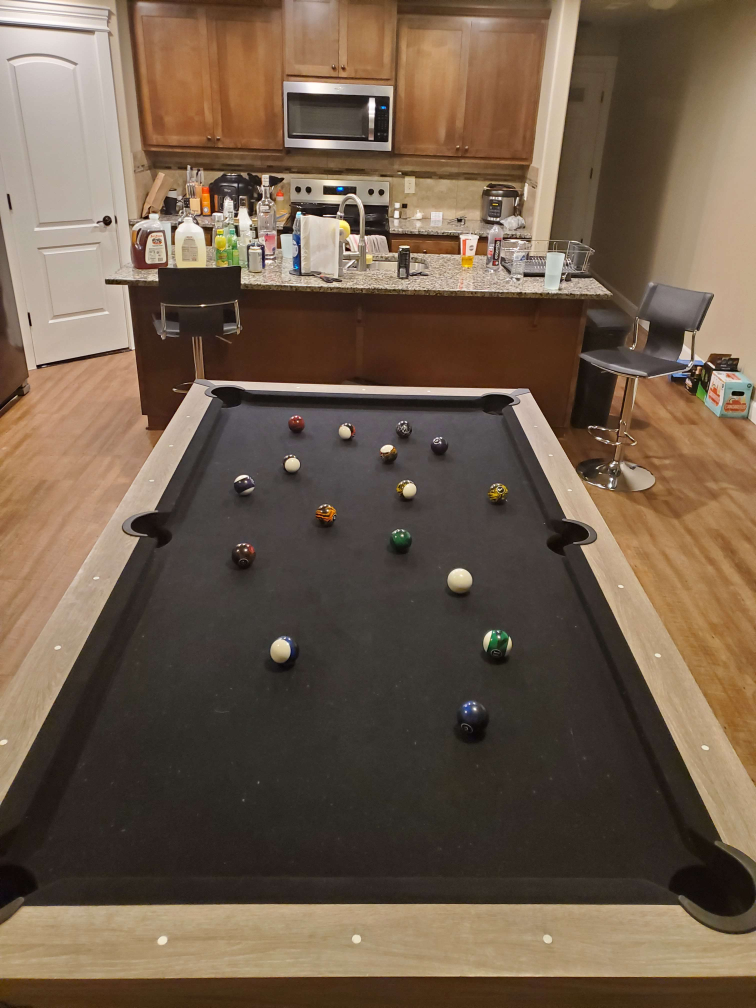
#> input picture 20250615_003529.jpg, 3024 x 4032 px (shown at 1/4 size)
$ python test.py
#> lines starting #> are read from the running program, lines starting #| are printed output that depends on the picture; after the words box and inside, x2 and y2 are one past the last pixel; in counts of white or black regions, pixels touching at a corner belong together
### utils.py
import cv2
def scaled_imshow(image, scale=1.0, window_name='Image', waitkey=1):
    """Display an image in a window with scaling."""
    if scale <= 0:
        raise ValueError("Scale must be a positive number.")

    height, width = image.shape[:2]
    new_size = (int(width * scale), int(height * scale))
    resized_image = cv2.resize(image, new_size)

    cv2.imshow(window_name, resized_image)
    cv2.waitKey(waitkey)

### lines.py
import cv2
import numpy as np
import math

def calculate_line_length(line):
    """Calculate the length of a line segment"""
    x1, y1, x2, y2 = line
    return np.sqrt((x2 - x1)**2 + (y2 - y1)**2)

# [288 lines left out: functions calculate_line_angle, _cartesian_to_polar, _merge_collinear_lines, condense_lines, find_table_corners_from_edges, not called in this run]

### test.py
import cv2
import numpy as np
from utils import scaled_imshow
from lines import calculate_line_length, calculate_line_angle

def detect_black_table_threshold_140(image):
    """Detect black pool table using threshold 140 and finding largest black contour"""
    hsv = cv2.cvtColor(image, cv2.COLOR_BGR2HSV)
    v_channel = hsv[:,:,2]

    # Create mask for dark areas (below threshold 140)
    black_mask = np.zeros(hsv.shape[:2], dtype=np.uint8)
    black_mask[v_channel < 140] = 255

    # scaled_imshow(black_mask, 0.25, "Black Areas (< 140)")
    return black_mask

def find_largest_black_contour(black_mask, original_image):
    """Find the largest black contour and clean it up"""

    # Clean up the mask with morphological operations
    # First erode to separate nearby black regions
    kernel_erode = np.ones((5,5), np.uint8)
    eroded = cv2.erode(black_mask, kernel_erode, iterations=2)
    # scaled_imshow(dilated, 0.25, "Dilated Black Mask")

    # Then apply closing to fill gaps
    kernel_close = np.ones((7,7), np.uint8)
    kernel_open = np.ones((7,7), np.uint8)
    opened = cv2.morphologyEx(eroded, cv2.MORPH_OPEN, kernel_close, iterations=3)
    cleaned = cv2.morphologyEx(opened, cv2.MORPH_CLOSE, kernel_open, iterations=1)
    # scaled_imshow(cleaned, 0.25, "Cleaned Black Mask")

    # Find all contours
    contours, _ = cv2.findContours(cleaned, cv2.RETR_EXTERNAL, cv2.CHAIN_APPROX_SIMPLE)

    if not contours:
        print("No contours found!")
        return None, None, None

    # Find the largest contour by area
    largest_contour = max(contours, key=cv2.contourArea)
    largest_area = cv2.contourArea(largest_contour)

    print(f"Found {len(contours)} contours")
    print(f"Largest contour area: {largest_area}")

    # Create mask with only the largest contour
    table_mask = np.zeros_like(cleaned)
    cv2.drawContours(table_mask, [largest_contour], -1, 255, -1)
    scaled_imshow(table_mask, 0.1, "Largest Black Contour (Table)")

    # Get bounding rectangle
    x, y, w, h = cv2.boundingRect(largest_contour)
    aspect_ratio = w / h

    # Draw bounding rectangle on original image
    result_image = original_image.copy()
    cv2.rectangle(result_image, (x, y), (x+w, y+h), (0, 255, 0), 3)
    cv2.putText(result_image, f"Table AR: {aspect_ratio:.2f}",
               (x, y-10), cv2.FONT_HERSHEY_SIMPLEX, 1, (0, 255, 0), 2)

    # scaled_imshow(result_image, 0.25, "Detected Table (Bounding Box)")

    # Also fit a rotated rectangle for better accuracy
    rect = cv2.minAreaRect(largest_contour)
    box = cv2.boxPoints(rect)
    box = np.int32(box)

    rotated_result = original_image.copy()
    cv2.drawContours(rotated_result, [box], 0, (255, 0, 0), 3)

    # Calculate rotated aspect ratio
    width, height = rect[1]
    if width > height:
        rot_aspect_ratio = width / height
    else:
        rot_aspect_ratio = height / width

    cv2.putText(rotated_result, f"Rotated AR: {rot_aspect_ratio:.2f}",
               (int(rect[0][0]), int(rect[0][1])-10),
               cv2.FONT_HERSHEY_SIMPLEX, 1, (255, 0, 0), 2)

    # scaled_imshow(rotated_result, 0.25, "Rotated Rectangle Fit")

    return table_mask, (x, y, w, h), rect

def detect_table_edges_from_contour(table_mask, original_image, min_line_length=150):
    """Use table contour to detect table edges and filter by length"""

    # Find edges of the table region
    edges = cv2.Canny(table_mask, 50, 150)
    # scaled_imshow(edges, 0.25, "Table Edges")

    # Dilate edges to connect nearby segments
    kernel = np.ones((3,3), np.uint8)
    dilated_edges = cv2.dilate(edges, kernel, iterations=2)
    scaled_imshow(dilated_edges, 0.1, "Dilated Edges")

    # Find lines using Hough transform
    lines = cv2.HoughLinesP(dilated_edges, 1, np.pi/180, threshold=50,
                           minLineLength=100, maxLineGap=20)

    line_image = original_image.copy()
    filtered_lines = []

    if lines is not None:
        print(f"Found {len(lines)} total lines")

        # Filter lines by length
        for line in lines:
            length = calculate_line_length(line)
            if length >= min_line_length:
                filtered_lines.append(line)

        print(f"Filtered to {len(filtered_lines)} lines >= {min_line_length} pixels")

        # Draw all lines in light color
        for line in lines:
            x1, y1, x2, y2 = line[0]
            cv2.line(line_image, (x1, y1), (x2, y2), (100, 100, 100), 1)

        # Draw filtered lines in bright color
        for line in filtered_lines:
            x1, y1, x2, y2 = line[0]
            length = calculate_line_length(line)
            angle = calculate_line_angle(line)
            cv2.line(line_image, (x1, y1), (x2, y2), (0, 255, 0), 3)
            # Add length annotation
            mid_x, mid_y = (x1 + x2) // 2, (y1 + y2) // 2
            cv2.putText(line_image, f"{length:.0f}", (mid_x, mid_y),
                       cv2.FONT_HERSHEY_SIMPLEX, 0.5, (255, 255, 0), 1)

    scaled_imshow(line_image, 0.1, "Filtered Table Edge Lines")
    return filtered_lines

def main():
    # [5 lines of commented-out code are left out]
    image = cv2.imread('20250615_003529.jpg')
#> image is the input picture: shape (4032, 3024, 3); mean B, G, R 74.9, 92.6, 111.5
    if image is None:
        print("Error: Could not load image. Check file path.")
        return


    scaled_imshow(image, 0.1, "Original Image")

    black_mask = detect_black_table_threshold_140(image)
#> in detect_black_table_threshold_140, `v_channel = hsv[:,:,2]`:
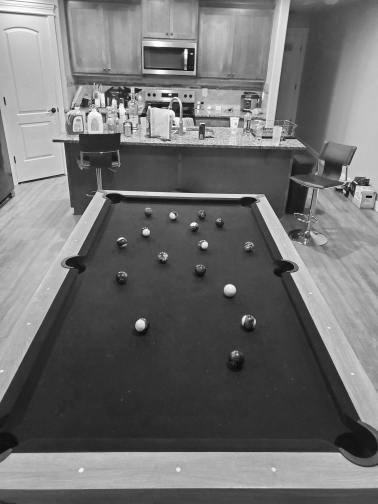
#> v_channel: shape (4032, 3024) (shown at 1/8 size); min 1, max 255, mean 111.7
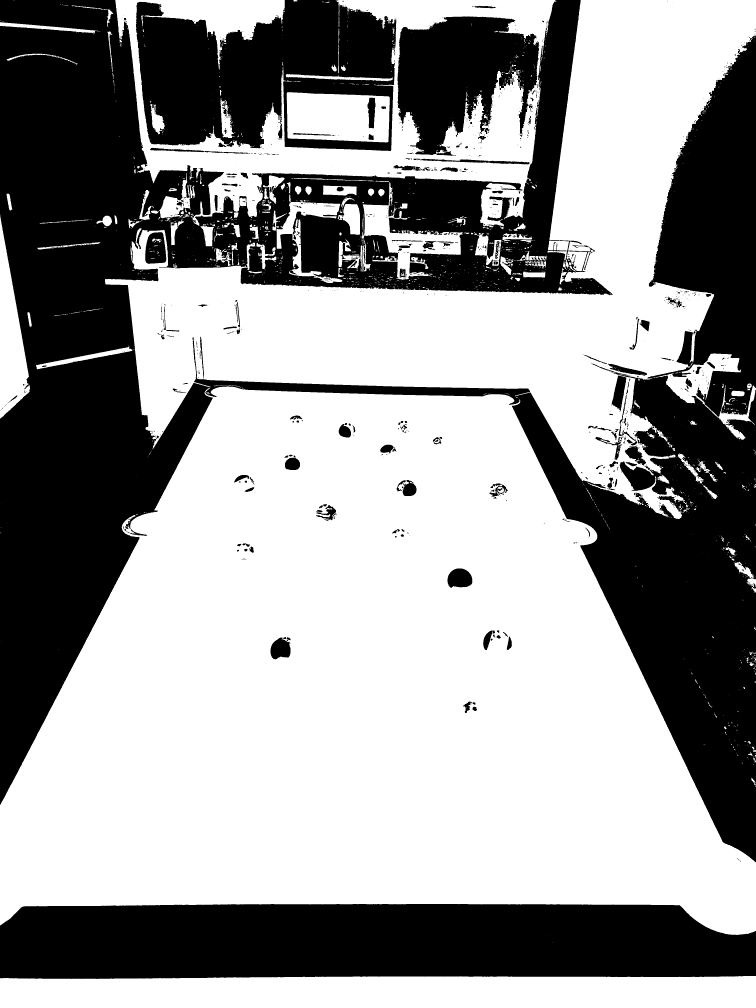
#> black_mask: shape (4032, 3024) (shown at 1/4 size); 59.8% white; 1159 black regions (884 under 20 px), largest, box (x1, y1, x2, y2) and area: (0, 0, 3024, 3449) 3331678, (0, 3616, 3024, 3916) 845536, (544, 0, 1585, 604) 421335

    table_mask, bbox, rotated_rect = find_largest_black_contour(black_mask, image)
#> in find_largest_black_contour, `eroded = cv2.erode(black_mask, kernel_erode, iterations=2)`:
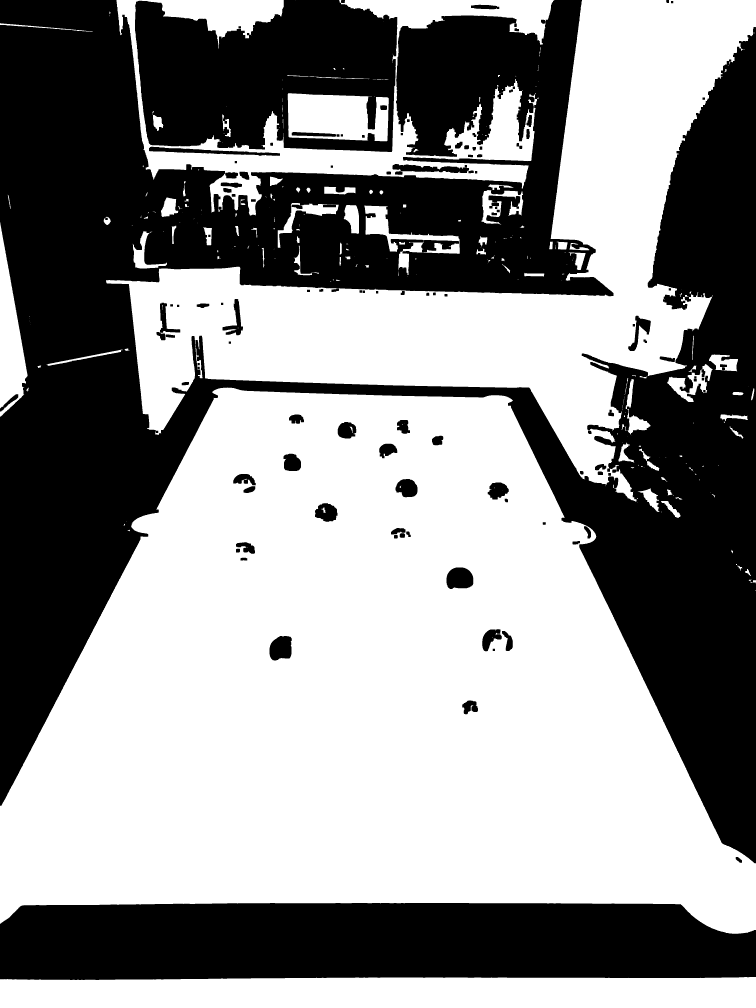
#> eroded: shape (4032, 3024) (shown at 1/4 size); 56% white; 127 black regions, largest, box (x1, y1, x2, y2) and area: (0, 0, 3024, 3453) 3909752, (0, 3612, 3024, 3920) 871305, (540, 0, 1589, 608) 468535
#> in find_largest_black_contour, `opened = cv2.morphologyEx(eroded, cv2.MORPH_OPEN, kernel_close, iterat..`:
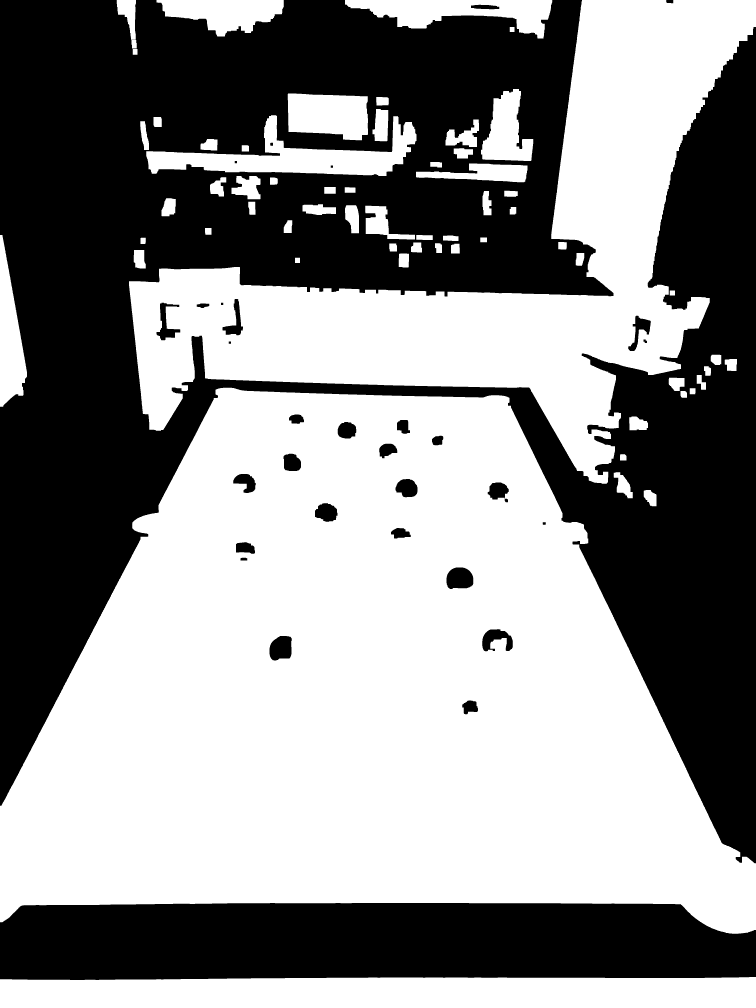
#> opened: shape (4032, 3024) (shown at 1/4 size); 55% white; 32 black regions, largest, box (x1, y1, x2, y2) and area: (0, 0, 3024, 3453) 4530658, (0, 3612, 3024, 3920) 871561, (1786, 2270, 1893, 2356) 7688
#> in find_largest_black_contour, `contours, _ = cv2.findContours(cleaned, cv2.RETR_EXTERNAL, cv2.CHAIN_A..`: contours = 58 contours; largest, box (x1, y1, x2, y2) and area: (0, 1551, 3024, 3735) 4452058, (516, 0, 3024, 1935) 1492106, (0, 3908, 3024, 4032) 356104, (561, 461, 1666, 704) 100093, (1380, 0, 2209, 154) 63828
#> in find_largest_black_contour, `largest_contour = max(contours, key=cv2.contourArea)`: largest_contour = contour of 3128 points, box (x1, y1, x2, y2) (0, 1551, 3024, 3735), area 4452058
#> in find_largest_black_contour, `largest_area = cv2.contourArea(largest_contour)`: largest_area = 4452058
#| Found 58 contours
#| Largest contour area: 4452058.0
#> call 2 of scaled_imshow, with scale = 0.1, window_name = 'Largest Black Contour (Table)', waitkey = 1
#> in scaled_imshow (call 2), `resized_image = cv2.resize(image, new_size)`:
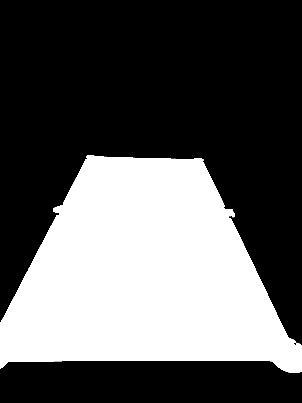
#> resized_image: shape (403, 302); min 0, max 255, mean 93.2
#> in find_largest_black_contour, `x, y, w, h = cv2.boundingRect(largest_contour)`: x = 0; y = 1551; w = 3024; h = 2184
#> in find_largest_black_contour, `aspect_ratio = w / h`: aspect_ratio = 1.38
#> in find_largest_black_contour, `rect = cv2.minAreaRect(largest_contour)`: rect = ((1524.6, 2636.2), (2151.3, 3030.4), -89.1)
#> in find_largest_black_contour, `box = cv2.boxPoints(rect)`: box = [[3022.7, 3735.5], [-7.3, 3687.9], [26.49, 1536.9], [3056.5, 1584.5]]
#> in find_largest_black_contour, `box = np.int32(box)`: box = [[3022, 3735], [-7, 3687], [26, 1536], [3056, 1584]]
#> in find_largest_black_contour, `width, height = rect[1]`: width = 2151.3; height = 3030.4
#> in find_largest_black_contour, `rot_aspect_ratio = height / width`: rot_aspect_ratio = 1.41
#> bbox = (0, 1551, 3024, 2184); rotated_rect = ((1524.6, 2636.2), (2151.3, 3030.4), -89.1)

    if table_mask is not None:
        lines = detect_table_edges_from_contour(table_mask, image, min_line_length=150)
#> call 3 of scaled_imshow, with scale = 0.1, window_name = 'Dilated Edges', waitkey = 1
#> in scaled_imshow (call 3), `resized_image = cv2.resize(image, new_size)`:
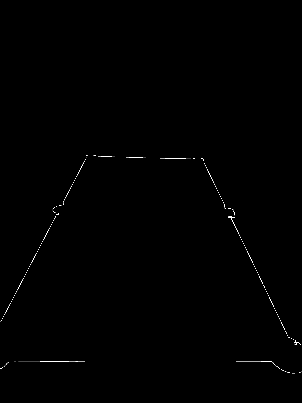
#> resized_image: shape (403, 302); min 0, max 255, mean 0.9
#> in detect_table_edges_from_contour, `lines = cv2.HoughLinesP(dilated_edges, 1, np.pi/180, threshold=50, min..`: lines = 83 rows, first 6: [691, 3612, 2612, 3612], [618, 3613, 2701, 3613], [847, 3611, 2369, 3611], [2303, 2163, 2756, 3093], [908, 3610, 2243, 3610], [2031, 1609, 2251, 2060]
#| Found 83 total lines
#> the loop in detect_table_edges_from_contour, `for line in lines:` made 1 pass
#> after the loop in detect_table_edges_from_contour, `for line in lines:`: filtered_lines = []
        print(lines)

        if bbox:
            x, y, w, h = bbox
            print(f"\nOriginal detection:")
            print(f"  Position: ({x}, {y})")
            print(f"  Size: {w} x {h}")
            print(f"  Aspect ratio: {w/h:.2f}")

            # Extract table region for comparison
            table_region = image[y:y+h, x:x+w]
            # scaled_imshow(table_region, 0.5, "Original Extracted Table Region")
    else:
        print("Could not detect table!")

    print("\nDetection complete. Press any key to exit.")
    cv2.waitKey(0)
    cv2.destroyAllWindows()

if __name__ == "__main__":
#> (the run stopped early here; a loop or call above may not have finished)

$ run again, with 20250615_003443.jpg copied over 20250615_003529.jpg
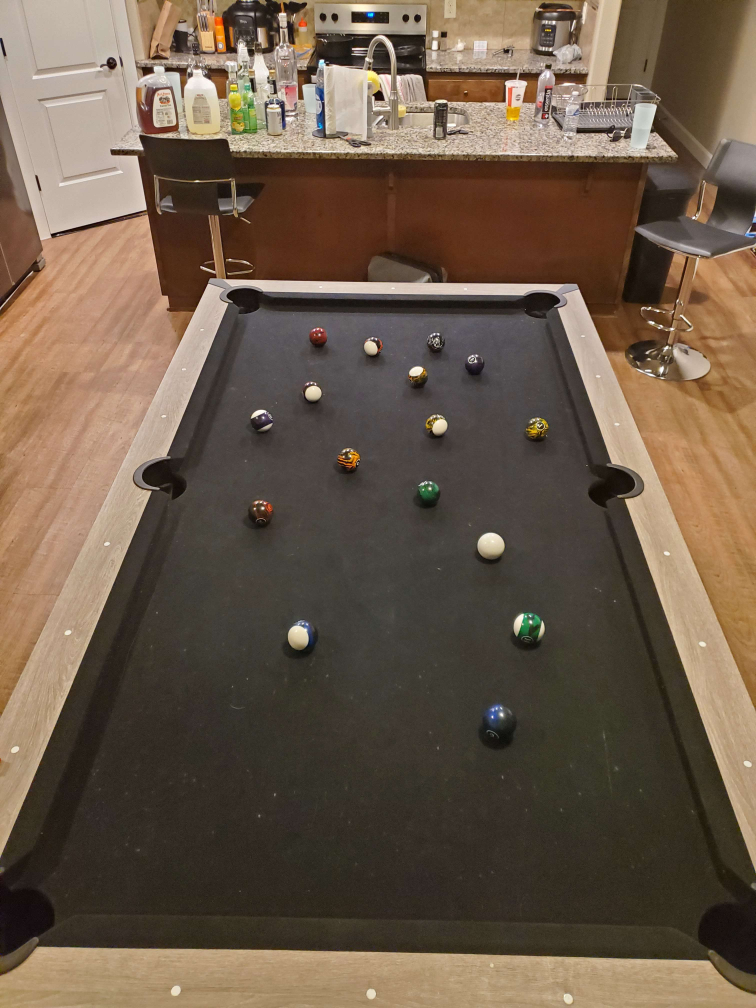
#> input picture 20250615_003443.jpg, 3024 x 4032 px (shown at 1/4 size)
#> in main, image is the input picture: shape (4032, 3024, 3); mean B, G, R 73.6, 90.2, 107.5
#> hsv: shape (4032, 3024, 3); mean H, S, V 21.5, 82.9, 107.7
#> in main, `black_mask = detect_black_table_threshold_140(image)`:
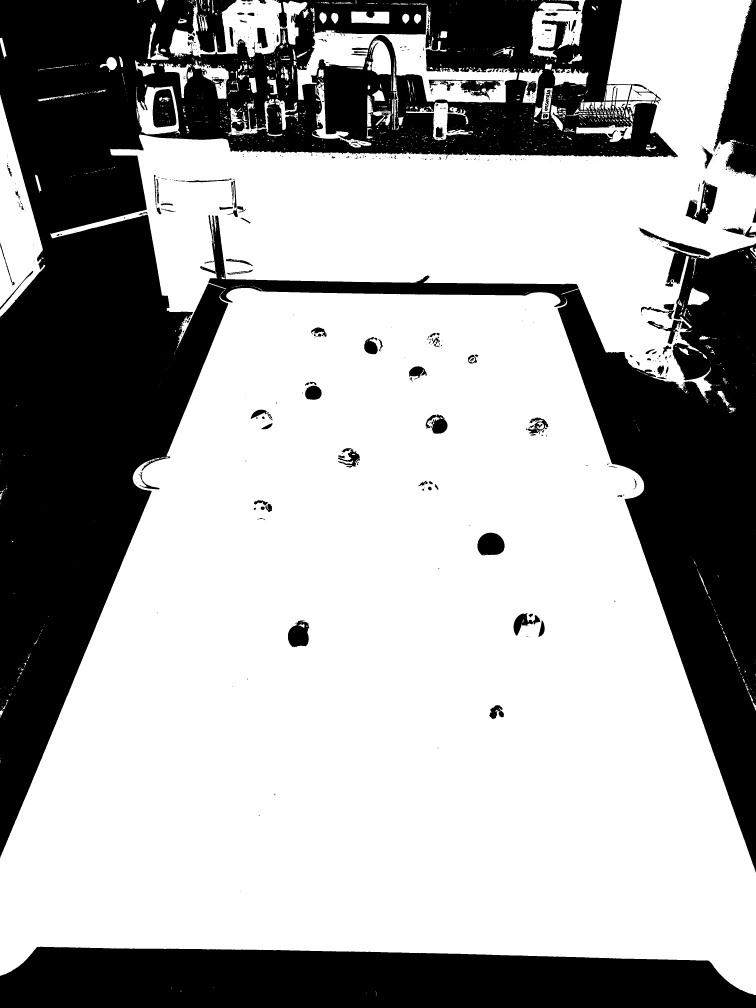
#> black_mask: shape (4032, 3024) (shown at 1/4 size); 65.5% white; 903 black regions (699 under 20 px), largest, box (x1, y1, x2, y2) and area: (0, 0, 3024, 3490) 3389066, (0, 3787, 3024, 4032) 638204, (2856, 0, 3024, 707) 65260
#> eroded: shape (4032, 3024); 62.4% white; 137 black regions, largest, box (x1, y1, x2, y2) and area: (0, 0, 3024, 3494) 3716304, (0, 3783, 3024, 4032) 651751, (2796, 0, 3024, 717) 77019
#> opened: shape (4032, 3024); 61.7% white; 46 black regions, largest, box (x1, y1, x2, y2) and area: (0, 0, 3024, 3494) 3839556, (0, 3783, 3024, 4032) 651838, (2796, 0, 3024, 717) 77882
#> cleaned: shape (4032, 3024); 61.7% white; 48 black regions
#> contours = 41 contours; largest, box (x1, y1, x2, y2) and area: (0, 1156, 3024, 3973) 5968090, (555, 0, 3024, 1476) 1457953, (0, 431, 163, 1129) 57810, (1563, 141, 2061, 318) 24374, (893, 6, 1120, 199) 23278
#> largest_contour = contour of 3724 points, box (x1, y1, x2, y2) (0, 1156, 3024, 3973), area 5968090
#> largest_area = 5968090
#| Found 41 contours
#| Largest contour area: 5968090.0
#> table_mask: shape (4032, 3024); 49% white; 1 white region, box (x1, y1, x2, y2) and area: (0, 1156, 3024, 3973) 5973233
#> resized_image: shape (403, 302)
#> x = 0; y = 1156; w = 3024; h = 2817
#> aspect_ratio = 1.07
#> rect = ((1541.5, 2545.7), (2775.5, 3035.9), -88.52)
#> in find_largest_black_contour, `box = cv2.boxPoints(rect)`: box = [[3023, 3972.2], [-11.84, 3893.7], [59.96, 1119.1], [3094.8, 1197.6]]
#> in find_largest_black_contour, `box = np.int32(box)`: box = [[3022, 3972], [-11, 3893], [59, 1119], [3094, 1197]]
#> in find_largest_black_contour, `width, height = rect[1]`: width = 2775.5; height = 3035.9
#> rot_aspect_ratio = 1.09
#> bbox = (0, 1156, 3024, 2817); rotated_rect = ((1541.5, 2545.7), (2775.5, 3035.9), -88.52)
#> edges: shape (4032, 3024); 0.08% white in thin lines or dots, all inside (x1, y1, x2, y2) = (0, 1155, 3024, 3973)
#> dilated_edges: shape (4032, 3024); 0.45% white; 2 white regions, box (x1, y1, x2, y2) and area: (0, 1153, 3024, 3496) 38861, (0, 3780, 3024, 3975) 16495
#> in scaled_imshow (call 3), `resized_image = cv2.resize(image, new_size)`:
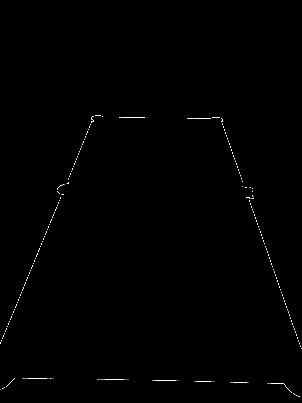
#> resized_image: shape (403, 302); min 0, max 255, mean 1.1
#> lines = 85 rows, first 6: [143, 3781, 1093, 3797], [2488, 1972, 2897, 3160], [609, 3788, 1948, 3811], [2604, 2303, 2992, 3427], [2513, 2044, 2921, 3228], [1524, 3806, 2196, 3818]
#| Found 85 total lines
#> the loop in detect_table_edges_from_contour, `for line in lines:` made 1 pass
#> after the loop in detect_table_edges_from_contour, `for line in lines:`: filtered_lines = []
